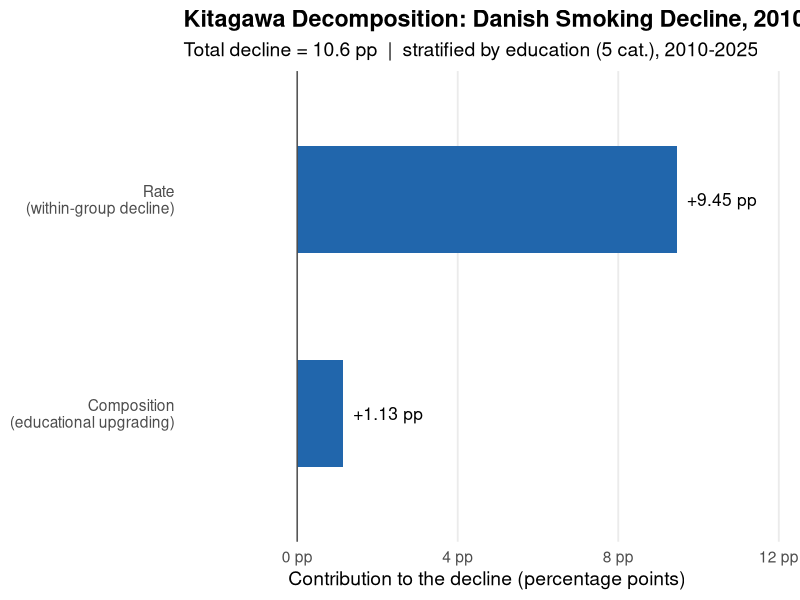
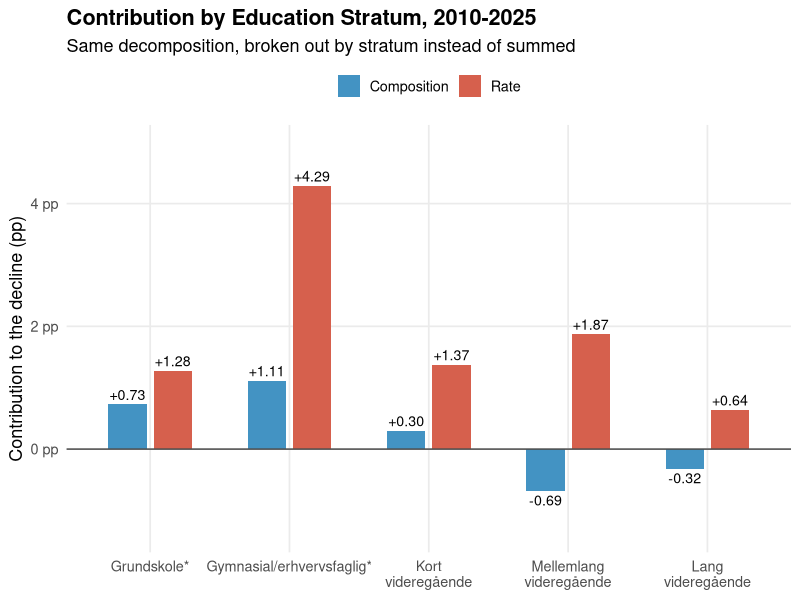

Write the R code that produced these figures, in order. (Note: this script raises an error after producing the figures.)
# =============================================================================
# Kitagawa (1955) Decomposition of the Danish Smoking-Rate Decline, 2010-2025
# Data: Den Nationale Sundhedsprofil 2010 (Tabel 4.1.1) and 2025 (Tabel 3.1.3),
#       Statens Institut for Folkesundhed / Sundhedsstyrelsen -- same figures
#       already used in the "Danish smoking has declined..." motivating slide
#       (des-decomp.qmd, dk_rate / dk_share chunks).
# Method: two-factor decomposition of the 2010->2025 crude-rate decline into
#         a composition effect (educational upgrading) and a rate effect
#         (within-education-group decline in smoking), stratified by
#         education (5 categories). Same symmetric/average-weights formula
#         as ess11-kitagawa-decomp.R and the deck's own "Applying the
#         decomposition" slide, just applied across time instead of
#         across two countries.
#
# NOTE on P_k: dk_share uses each wave's raw (unweighted) respondent counts
# by education as a stand-in for population composition, not an external
# population register. This is an approximation -- it's why the
# reconstructed crude rate below (sum_k P_k*R_k) doesn't land exactly on
# the officially reported national rate (20.9% in 2010, 10.5% in 2025),
# though it comes close. The decomposition below is anchored to the
# reconstructed rate so composition + rate effects sum exactly to it.
# =============================================================================

library(tidyverse)
library(here)
library(glue)

# ── 0. Settings ───────────────────────────────────────────────────────────────

edu_levels <- c("Grundskole*", "Gymnasial/erhvervsfaglig*", "Kort videregående",
                "Mellemlang videregående", "Lang videregående")

# ── 1. Data (identical to des-decomp.qmd's dk_rate / dk_share chunks) ─────────
# R = raw (unadjusted) % daily smokers, both sexes combined, ages 16+
# P = share of survey respondents in that education group (see note above)

wide <- tibble::tribble(
  ~stratum,                     ~R_2010, ~R_2025, ~P_2010, ~P_2025,
  "Grundskole*",                   30.5,    19.7,    13.3,    10.4,
  "Gymnasial/erhvervsfaglig*",     24.9,    13.5,    40.5,    34.7,
  "Kort videregående",             21.7,     9.9,    12.6,    10.7,
  "Mellemlang videregående",       15.8,     8.3,    22.1,    27.8,
  "Lang videregående",              9.0,     4.4,    11.5,    16.3
) |>
  mutate(
    stratum = factor(stratum, levels = edu_levels),
    # rescale to proportions and put rates on the 0-1 scale, matching the
    # ess11 script's convention (both R and P as proportions, not percent)
    across(starts_with("R_"), \(x) x / 100),
    across(starts_with("P_"), \(x) x / 100)
  ) |>
  arrange(stratum)

# ── 2. Crude-rate reconstruction check ─────────────────────────────────────────

official_crude_2010 <- 0.209   # Tabel 4.1.1, "Danmark" row
official_crude_2025 <- 0.105   # Tabel 3.1.4, 2025 row

recon_2010 <- with(wide, sum(P_2010 * R_2010))
recon_2025 <- with(wide, sum(P_2025 * R_2025))

cat(sprintf(
  "\nOfficial crude rate:      2010 = %.1f%%   2025 = %.1f%%\n",
  100 * official_crude_2010, 100 * official_crude_2025
))
cat(sprintf(
  "Reconstructed (sum P*R):  2010 = %.1f%%   2025 = %.1f%%\n",
  100 * recon_2010, 100 * recon_2025
))
cat("(Small gap expected: P uses raw respondent shares, not weighted",
    "population shares -- see note at top of script.)\n")

total_decline <- recon_2010 - recon_2025

# ── 3. Kitagawa two-factor decomposition (symmetric / average weights) ────────
# Decline = sum_k (P_2010k - P_2025k) * (R_2010k + R_2025k)/2   [composition]
#         + sum_k (R_2010k - R_2025k) * (P_2010k + P_2025k)/2   [rate]

kitagawa <- wide |>
  mutate(
    dP = P_2010 - P_2025,
    dR = R_2010 - R_2025,
    Rbar = (R_2010 + R_2025) / 2,
    Pbar = (P_2010 + P_2025) / 2,
    composition_effect = dP * Rbar,
    rate_effect         = dR * Pbar
  )

comp_total <- sum(kitagawa$composition_effect)
rate_total <- sum(kitagawa$rate_effect)

# ── 4. Reference-weighting sensitivity ─────────────────────────────────────────
# One-sided alternatives to the symmetric average above -- both exact on
# their own, but split composition vs. rate differently:
#
#   2025 rates as reference for composition, 2010 shares for the rate term:
#     Decline = sum_k (P_2010k - P_2025k) * R_2025k + sum_k P_2010k * (R_2010k - R_2025k)
#
#   2010 rates as reference for composition, 2025 shares for the rate term:
#     Decline = sum_k (P_2010k - P_2025k) * R_2010k + sum_k P_2025k * (R_2010k - R_2025k)

ref_2025 <- wide |>
  summarise(
    composition_effect = sum((P_2010 - P_2025) * R_2025),
    rate_effect         = sum(P_2010 * (R_2010 - R_2025))
  )

ref_2010 <- wide |>
  summarise(
    composition_effect = sum((P_2010 - P_2025) * R_2010),
    rate_effect         = sum(P_2025 * (R_2010 - R_2025))
  )

sensitivity_tbl <- bind_rows(
  ref_2025 |> mutate(weights = "2025 reference"),
  ref_2010 |> mutate(weights = "2010 reference"),
  tibble(composition_effect = comp_total, rate_effect = rate_total,
         weights = "Average (Kitagawa)")
) |>
  relocate(weights) |>
  mutate(total = composition_effect + rate_effect)

# ── 5. Print summary ───────────────────────────────────────────────────────────

cat("\n-- Stratum-specific rates and shares ----------------------------------\n")
print(wide, digits = 4)

cat(sprintf("\nTotal decline (reconstructed): %.2f pp\n", 100 * total_decline))

cat("\n-- Kitagawa decomposition (average weights) ---------------------------\n")
print(
  kitagawa |> select(stratum, dP, dR, composition_effect, rate_effect),
  digits = 4
)
cat(sprintf(
  "\nComposition effect (educational upgrading): %+.2f pp (%.0f%% of decline)\n",
  100 * comp_total, 100 * comp_total / total_decline
))
cat(sprintf(
  "Rate effect (within-group decline):         %+.2f pp (%.0f%% of decline)\n",
  100 * rate_total, 100 * rate_total / total_decline
))
cat(sprintf("Total:                                        %+.2f pp (check: matches reconstructed decline)\n",
            100 * (comp_total + rate_total)))

cat("\n-- Reference-weighting sensitivity --------------------------------------\n")
print(sensitivity_tbl |> mutate(across(where(is.numeric), \(x) round(100 * x, 2))),
      digits = 4)

# ── 6. Bar chart of the average-weights decomposition ─────────────────────────

plot_data <- tibble(
  component = c("Composition\n(educational upgrading)", "Rate\n(within-group decline)"),
  value_pp  = 100 * c(comp_total, rate_total)
) |>
  mutate(component = fct_reorder(component, value_pp))

plot_kitagawa <- ggplot(plot_data, aes(x = value_pp, y = component)) +
  geom_col(fill = "#2166ac", width = 0.5) +
  geom_vline(xintercept = 0, colour = "grey30", linewidth = 0.5) +
  geom_text(aes(label = sprintf("%+.2f pp", value_pp),
                hjust = if_else(value_pp >= 0, -0.15, 1.15)),
            size = 4.4) +
  scale_x_continuous(labels = scales::label_number(suffix = " pp"),
                      expand = expansion(mult = 0.3)) +
  labs(
    title    = "Kitagawa Decomposition: Danish Smoking Decline, 2010-2025",
    subtitle = glue(
      "Total decline = {round(100*total_decline,1)} pp  |  stratified by education (5 cat.), 2010-2025"
    ),
    x = "Contribution to the decline (percentage points)",
    y = NULL
  ) +
  theme_minimal(base_size = 14) +
  theme(
    plot.title         = element_text(face = "bold"),
    panel.grid.major.y = element_blank(),
    panel.grid.minor   = element_blank()
  )

print(plot_kitagawa)

# ── 6b. Stratum-level detail: where do the two effects come from? ─────────────

strata_detail <- kitagawa |>
  select(stratum, composition_effect, rate_effect) |>
  pivot_longer(c(composition_effect, rate_effect),
               names_to = "component", values_to = "value_pp") |>
  mutate(
    value_pp  = 100 * value_pp,
    component = recode(component,
      composition_effect = "Composition",
      rate_effect         = "Rate"
    )
  )

plot_strata_detail <- ggplot(strata_detail,
                              aes(x = stratum, y = value_pp, fill = component)) +
  geom_col(position = position_dodge(width = 0.65), width = 0.55) +
  geom_hline(yintercept = 0, colour = "grey30", linewidth = 0.5) +
  geom_text(aes(label = sprintf("%+.2f", value_pp)),
            position = position_dodge(width = 0.65),
            vjust = if_else(strata_detail$value_pp >= 0, -0.4, 1.3),
            size = 3.6) +
  scale_fill_manual(values = c(Composition = "#4393c3", Rate = "#d6604d")) +
  scale_x_discrete(labels = \(x) str_wrap(x, width = 12)) +
  scale_y_continuous(labels = scales::label_number(suffix = " pp"),
                      expand = expansion(mult = 0.2)) +
  labs(
    title    = "Contribution by Education Stratum, 2010-2025",
    subtitle = "Same decomposition, broken out by stratum instead of summed",
    x = NULL, y = "Contribution to the decline (pp)", fill = NULL
  ) +
  theme_minimal(base_size = 13) +
  theme(
    plot.title       = element_text(face = "bold"),
    panel.grid.minor = element_blank(),
    legend.position  = "top"
  )

print(plot_strata_detail)

# ── 7. Save outputs ─────────────────────────────────────────────────────────────

saveRDS(
  list(wide = wide, kitagawa = kitagawa, sensitivity = sensitivity_tbl),
  here("data", "dk-kitagawa-smoking-education.rds")
)

ggsave(here("figs", "dk_kitagawa_smoking_education.png"),
       plot_kitagawa, width = 9, height = 3.5, dpi = 200, bg = "white")

ggsave(here("figs", "dk_kitagawa_smoking_education_by_stratum.png"),
       plot_strata_detail, width = 8, height = 5, dpi = 200, bg = "white")

message("Figures saved to: ", here("figs"))
